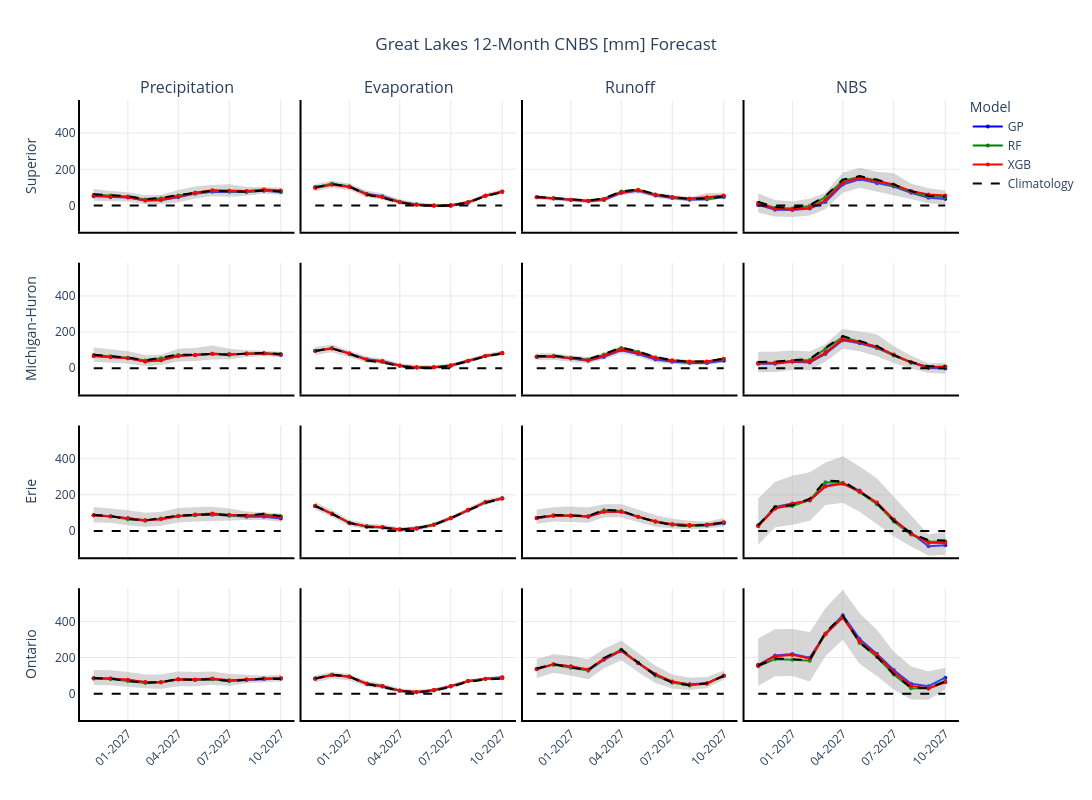

The notebook cell this image was saved under:
### Markdown cell above
## Plot 2
### **Interactive 4×4 Grid of Great Lakes 12-Month NBS Forecasts**

This section uses **Plotly** to create a fully interactive **4×4 subplot grid** that visualizes the mean forecasts and uncertainty ranges for precipitation, evaporation, runoff, and total CNBS across the four Great Lakes basins.

### Code cell
fig2 = plot_cnbs_forecast_interactive(
    df, 
    date_col=["year","month"],
    units="mm",
    filename=input_dir + 'forecast/figures/cnbs_forecast.html',
    climatology=clim_df
    )
